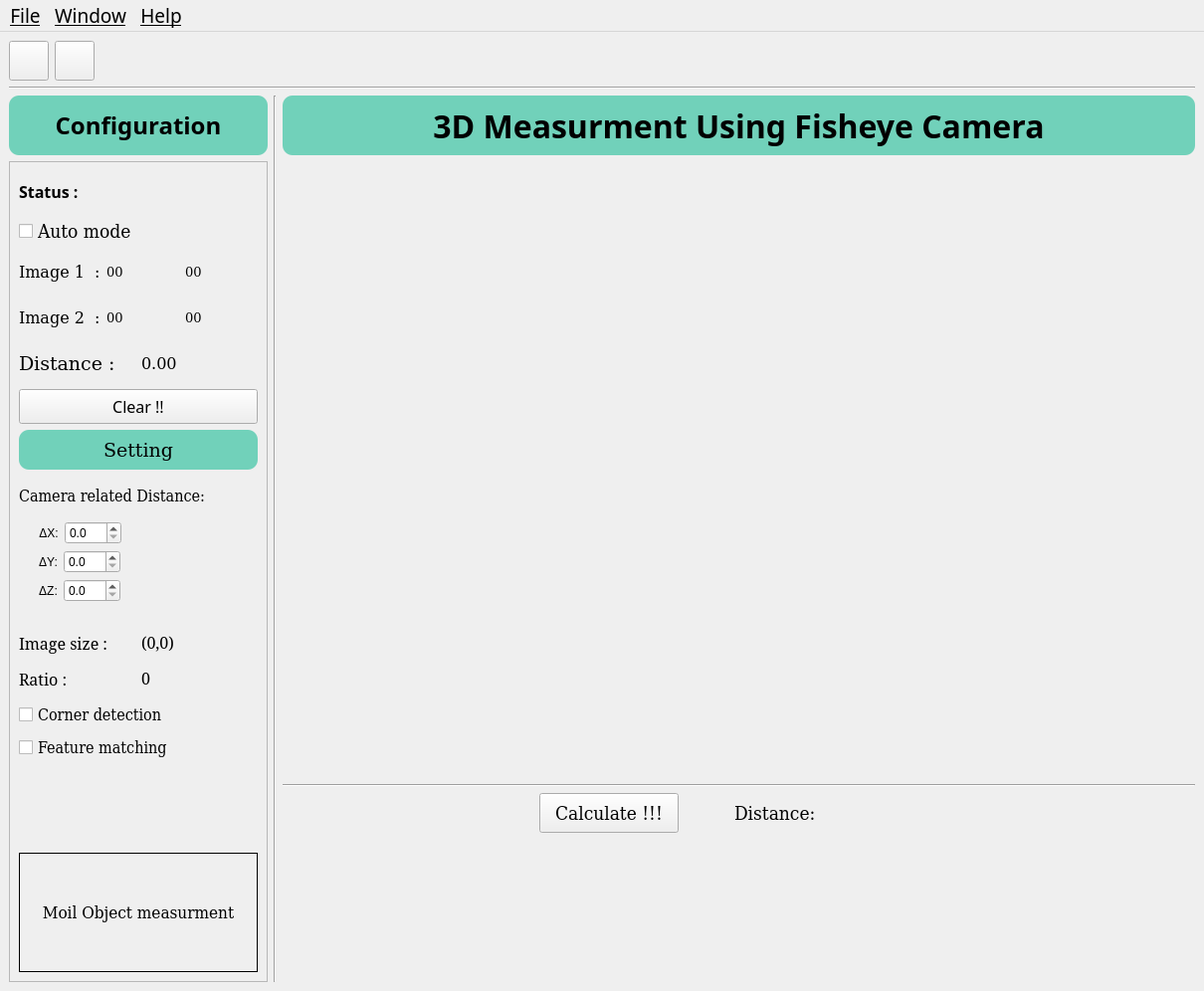
<?xml version="1.0" encoding="UTF-8"?>
<ui version="4.0">
 <class>MainWindow</class>
 <widget class="QMainWindow" name="MainWindow">
  <property name="geometry">
   <rect>
    <x>0</x>
    <y>0</y>
    <width>1210</width>
    <height>996</height>
   </rect>
  </property>
  <property name="windowTitle">
   <string>MainWindow</string>
  </property>
  <widget class="QWidget" name="centralwidget">
   <layout class="QVBoxLayout" name="verticalLayout">
    <item>
     <layout class="QHBoxLayout" name="horizontalLayout_60">
      <item>
       <widget class="QPushButton" name="OpenImage">
        <property name="minimumSize">
         <size>
          <width>0</width>
          <height>40</height>
         </size>
        </property>
        <property name="text">
         <string/>
        </property>
        <property name="icon">
         <iconset>
          <normaloff>../../../images/open_image.png</normaloff>../../../images/open_image.png</iconset>
        </property>
        <property name="iconSize">
         <size>
          <width>30</width>
          <height>30</height>
         </size>
        </property>
       </widget>
      </item>
      <item>
       <widget class="QPushButton" name="OpenParams">
        <property name="minimumSize">
         <size>
          <width>0</width>
          <height>40</height>
         </size>
        </property>
        <property name="text">
         <string/>
        </property>
        <property name="icon">
         <iconset>
          <normaloff>../../../images/params.png</normaloff>../../../images/params.png</iconset>
        </property>
        <property name="iconSize">
         <size>
          <width>30</width>
          <height>30</height>
         </size>
        </property>
       </widget>
      </item>
      <item>
       <spacer name="horizontalSpacer_36">
        <property name="orientation">
         <enum>Qt::Horizontal</enum>
        </property>
        <property name="sizeHint" stdset="0">
         <size>
          <width>40</width>
          <height>20</height>
         </size>
        </property>
       </spacer>
      </item>
     </layout>
    </item>
    <item>
     <widget class="Line" name="line">
      <property name="orientation">
       <enum>Qt::Horizontal</enum>
      </property>
     </widget>
    </item>
    <item>
     <layout class="QHBoxLayout" name="horizontalLayout_55">
      <item>
       <layout class="QVBoxLayout" name="verticalLayout_4">
        <item>
         <widget class="QLabel" name="label">
          <property name="sizePolicy">
           <sizepolicy hsizetype="Preferred" vsizetype="Fixed">
            <horstretch>0</horstretch>
            <verstretch>0</verstretch>
           </sizepolicy>
          </property>
          <property name="minimumSize">
           <size>
            <width>0</width>
            <height>60</height>
           </size>
          </property>
          <property name="maximumSize">
           <size>
            <width>260</width>
            <height>60</height>
           </size>
          </property>
          <property name="font">
           <font>
            <family>Sans Serif</family>
            <pointsize>18</pointsize>
            <weight>75</weight>
            <bold>true</bold>
           </font>
          </property>
          <property name="styleSheet">
           <string notr="true">background-color: #71D1BA;   
border-radius: 10px;</string>
          </property>
          <property name="frameShape">
           <enum>QFrame::Box</enum>
          </property>
          <property name="text">
           <string>Configuration</string>
          </property>
          <property name="alignment">
           <set>Qt::AlignCenter</set>
          </property>
         </widget>
        </item>
        <item>
         <widget class="QFrame" name="frame_3">
          <property name="maximumSize">
           <size>
            <width>260</width>
            <height>16777215</height>
           </size>
          </property>
          <property name="frameShape">
           <enum>QFrame::StyledPanel</enum>
          </property>
          <property name="frameShadow">
           <enum>QFrame::Plain</enum>
          </property>
          <layout class="QVBoxLayout" name="verticalLayout_8">
           <item>
            <layout class="QHBoxLayout" name="horizontalLayout_28">
             <item>
              <widget class="QLabel" name="label_56">
               <property name="sizePolicy">
                <sizepolicy hsizetype="Fixed" vsizetype="Fixed">
                 <horstretch>0</horstretch>
                 <verstretch>0</verstretch>
                </sizepolicy>
               </property>
               <property name="minimumSize">
                <size>
                 <width>60</width>
                 <height>40</height>
                </size>
               </property>
               <property name="font">
                <font>
                 <family>Sans Serif</family>
                 <pointsize>12</pointsize>
                 <weight>75</weight>
                 <bold>true</bold>
                </font>
               </property>
               <property name="text">
                <string>Status :</string>
               </property>
              </widget>
             </item>
             <item>
              <widget class="QLabel" name="label_status">
               <property name="font">
                <font>
                 <family>DejaVu Serif Condensed</family>
                 <pointsize>10</pointsize>
                </font>
               </property>
               <property name="text">
                <string/>
               </property>
              </widget>
             </item>
            </layout>
           </item>
           <item>
            <widget class="QCheckBox" name="checkBox">
             <property name="font">
              <font>
               <family>DejaVu Serif Condensed</family>
               <pointsize>14</pointsize>
              </font>
             </property>
             <property name="text">
              <string>Auto mode</string>
             </property>
            </widget>
           </item>
           <item>
            <layout class="QVBoxLayout" name="verticalLayout_17">
             <item>
              <layout class="QHBoxLayout" name="horizontalLayout_29">
               <item>
                <widget class="QLabel" name="label_57">
                 <property name="sizePolicy">
                  <sizepolicy hsizetype="Fixed" vsizetype="Fixed">
                   <horstretch>0</horstretch>
                   <verstretch>0</verstretch>
                  </sizepolicy>
                 </property>
                 <property name="minimumSize">
                  <size>
                   <width>80</width>
                   <height>40</height>
                  </size>
                 </property>
                 <property name="maximumSize">
                  <size>
                   <width>90</width>
                   <height>16777215</height>
                  </size>
                 </property>
                 <property name="font">
                  <font>
                   <family>DejaVu Serif</family>
                   <pointsize>12</pointsize>
                  </font>
                 </property>
                 <property name="text">
                  <string>Image 1  :</string>
                 </property>
                </widget>
               </item>
               <item>
                <widget class="QLabel" name="point_1_image_1">
                 <property name="sizePolicy">
                  <sizepolicy hsizetype="Preferred" vsizetype="Fixed">
                   <horstretch>0</horstretch>
                   <verstretch>0</verstretch>
                  </sizepolicy>
                 </property>
                 <property name="minimumSize">
                  <size>
                   <width>0</width>
                   <height>40</height>
                  </size>
                 </property>
                 <property name="font">
                  <font>
                   <family>DejaVu Serif</family>
                   <pointsize>10</pointsize>
                  </font>
                 </property>
                 <property name="text">
                  <string>00</string>
                 </property>
                </widget>
               </item>
               <item>
                <widget class="QLabel" name="point_2_image_1">
                 <property name="sizePolicy">
                  <sizepolicy hsizetype="Preferred" vsizetype="Fixed">
                   <horstretch>0</horstretch>
                   <verstretch>0</verstretch>
                  </sizepolicy>
                 </property>
                 <property name="minimumSize">
                  <size>
                   <width>0</width>
                   <height>40</height>
                  </size>
                 </property>
                 <property name="font">
                  <font>
                   <family>DejaVu Serif</family>
                   <pointsize>10</pointsize>
                  </font>
                 </property>
                 <property name="text">
                  <string>00</string>
                 </property>
                </widget>
               </item>
              </layout>
             </item>
             <item>
              <layout class="QHBoxLayout" name="horizontalLayout_30">
               <item>
                <widget class="QLabel" name="label_59">
                 <property name="sizePolicy">
                  <sizepolicy hsizetype="Fixed" vsizetype="Fixed">
                   <horstretch>0</horstretch>
                   <verstretch>0</verstretch>
                  </sizepolicy>
                 </property>
                 <property name="minimumSize">
                  <size>
                   <width>80</width>
                   <height>40</height>
                  </size>
                 </property>
                 <property name="maximumSize">
                  <size>
                   <width>90</width>
                   <height>16777215</height>
                  </size>
                 </property>
                 <property name="font">
                  <font>
                   <family>DejaVu Serif</family>
                   <pointsize>12</pointsize>
                  </font>
                 </property>
                 <property name="text">
                  <string>Image 2  :</string>
                 </property>
                </widget>
               </item>
               <item>
                <widget class="QLabel" name="point_1_image_2">
                 <property name="sizePolicy">
                  <sizepolicy hsizetype="Preferred" vsizetype="Fixed">
                   <horstretch>0</horstretch>
                   <verstretch>0</verstretch>
                  </sizepolicy>
                 </property>
                 <property name="minimumSize">
                  <size>
                   <width>0</width>
                   <height>40</height>
                  </size>
                 </property>
                 <property name="font">
                  <font>
                   <family>DejaVu Serif</family>
                   <pointsize>10</pointsize>
                  </font>
                 </property>
                 <property name="text">
                  <string>00</string>
                 </property>
                </widget>
               </item>
               <item>
                <widget class="QLabel" name="point_2_image_2">
                 <property name="sizePolicy">
                  <sizepolicy hsizetype="Preferred" vsizetype="Fixed">
                   <horstretch>0</horstretch>
                   <verstretch>0</verstretch>
                  </sizepolicy>
                 </property>
                 <property name="minimumSize">
                  <size>
                   <width>0</width>
                   <height>40</height>
                  </size>
                 </property>
                 <property name="font">
                  <font>
                   <family>DejaVu Serif</family>
                   <pointsize>10</pointsize>
                  </font>
                 </property>
                 <property name="text">
                  <string>00</string>
                 </property>
                </widget>
               </item>
              </layout>
             </item>
             <item>
              <layout class="QHBoxLayout" name="horizontalLayout_33">
               <item>
                <widget class="QLabel" name="label_61">
                 <property name="sizePolicy">
                  <sizepolicy hsizetype="Fixed" vsizetype="Fixed">
                   <horstretch>0</horstretch>
                   <verstretch>0</verstretch>
                  </sizepolicy>
                 </property>
                 <property name="minimumSize">
                  <size>
                   <width>100</width>
                   <height>40</height>
                  </size>
                 </property>
                 <property name="maximumSize">
                  <size>
                   <width>120</width>
                   <height>16777215</height>
                  </size>
                 </property>
                 <property name="font">
                  <font>
                   <family>DejaVu Serif</family>
                   <pointsize>14</pointsize>
                  </font>
                 </property>
                 <property name="text">
                  <string>Distance :</string>
                 </property>
                </widget>
               </item>
               <item>
                <widget class="QLabel" name="label_distanc_config">
                 <property name="sizePolicy">
                  <sizepolicy hsizetype="Preferred" vsizetype="Fixed">
                   <horstretch>0</horstretch>
                   <verstretch>0</verstretch>
                  </sizepolicy>
                 </property>
                 <property name="minimumSize">
                  <size>
                   <width>60</width>
                   <height>40</height>
                  </size>
                 </property>
                 <property name="font">
                  <font>
                   <family>DejaVu Serif</family>
                   <pointsize>12</pointsize>
                  </font>
                 </property>
                 <property name="text">
                  <string>0.00</string>
                 </property>
                </widget>
               </item>
              </layout>
             </item>
            </layout>
           </item>
           <item>
            <widget class="QPushButton" name="clear_button">
             <property name="minimumSize">
              <size>
               <width>0</width>
               <height>35</height>
              </size>
             </property>
             <property name="maximumSize">
              <size>
               <width>400</width>
               <height>16777215</height>
              </size>
             </property>
             <property name="font">
              <font>
               <family>Sans Serif</family>
               <pointsize>12</pointsize>
              </font>
             </property>
             <property name="text">
              <string>Clear !!</string>
             </property>
            </widget>
           </item>
           <item>
            <widget class="QLabel" name="label_63">
             <property name="sizePolicy">
              <sizepolicy hsizetype="Preferred" vsizetype="Fixed">
               <horstretch>0</horstretch>
               <verstretch>0</verstretch>
              </sizepolicy>
             </property>
             <property name="minimumSize">
              <size>
               <width>0</width>
               <height>40</height>
              </size>
             </property>
             <property name="maximumSize">
              <size>
               <width>400</width>
               <height>16777215</height>
              </size>
             </property>
             <property name="font">
              <font>
               <family>DejaVu Serif</family>
               <pointsize>14</pointsize>
              </font>
             </property>
             <property name="styleSheet">
              <string notr="true">background-color: #71D1BA;   
border-radius: 10px;</string>
             </property>
             <property name="frameShape">
              <enum>QFrame::Box</enum>
             </property>
             <property name="text">
              <string>Setting</string>
             </property>
             <property name="alignment">
              <set>Qt::AlignCenter</set>
             </property>
            </widget>
           </item>
           <item>
            <widget class="QLabel" name="label_64">
             <property name="minimumSize">
              <size>
               <width>0</width>
               <height>40</height>
              </size>
             </property>
             <property name="font">
              <font>
               <family>DejaVu Serif Condensed</family>
               <pointsize>12</pointsize>
              </font>
             </property>
             <property name="text">
              <string>Camera related Distance:</string>
             </property>
            </widget>
           </item>
           <item>
            <layout class="QHBoxLayout" name="horizontalLayout_34">
             <item>
              <spacer name="horizontalSpacer_9">
               <property name="orientation">
                <enum>Qt::Horizontal</enum>
               </property>
               <property name="sizeType">
                <enum>QSizePolicy::Fixed</enum>
               </property>
               <property name="sizeHint" stdset="0">
                <size>
                 <width>20</width>
                 <height>20</height>
                </size>
               </property>
              </spacer>
             </item>
             <item>
              <widget class="QLabel" name="label_65">
               <property name="maximumSize">
                <size>
                 <width>16777215</width>
                 <height>60</height>
                </size>
               </property>
               <property name="text">
                <string>ΔX:</string>
               </property>
               <property name="alignment">
                <set>Qt::AlignCenter</set>
               </property>
              </widget>
             </item>
             <item>
              <widget class="QDoubleSpinBox" name="delta_x">
               <property name="decimals">
                <number>1</number>
               </property>
               <property name="singleStep">
                <double>0.100000000000000</double>
               </property>
              </widget>
             </item>
             <item>
              <spacer name="horizontalSpacer_10">
               <property name="orientation">
                <enum>Qt::Horizontal</enum>
               </property>
               <property name="sizeHint" stdset="0">
                <size>
                 <width>40</width>
                 <height>20</height>
                </size>
               </property>
              </spacer>
             </item>
            </layout>
           </item>
           <item>
            <layout class="QHBoxLayout" name="horizontalLayout_35">
             <item>
              <spacer name="horizontalSpacer_17">
               <property name="orientation">
                <enum>Qt::Horizontal</enum>
               </property>
               <property name="sizeType">
                <enum>QSizePolicy::Fixed</enum>
               </property>
               <property name="sizeHint" stdset="0">
                <size>
                 <width>20</width>
                 <height>20</height>
                </size>
               </property>
              </spacer>
             </item>
             <item>
              <widget class="QLabel" name="label_66">
               <property name="maximumSize">
                <size>
                 <width>16777215</width>
                 <height>60</height>
                </size>
               </property>
               <property name="text">
                <string>ΔY:</string>
               </property>
               <property name="alignment">
                <set>Qt::AlignCenter</set>
               </property>
              </widget>
             </item>
             <item>
              <widget class="QDoubleSpinBox" name="delta_y">
               <property name="decimals">
                <number>1</number>
               </property>
               <property name="singleStep">
                <double>0.100000000000000</double>
               </property>
              </widget>
             </item>
             <item>
              <spacer name="horizontalSpacer_19">
               <property name="orientation">
                <enum>Qt::Horizontal</enum>
               </property>
               <property name="sizeHint" stdset="0">
                <size>
                 <width>40</width>
                 <height>20</height>
                </size>
               </property>
              </spacer>
             </item>
            </layout>
           </item>
           <item>
            <layout class="QHBoxLayout" name="horizontalLayout_36">
             <item>
              <spacer name="horizontalSpacer_18">
               <property name="orientation">
                <enum>Qt::Horizontal</enum>
               </property>
               <property name="sizeType">
                <enum>QSizePolicy::Fixed</enum>
               </property>
               <property name="sizeHint" stdset="0">
                <size>
                 <width>20</width>
                 <height>20</height>
                </size>
               </property>
              </spacer>
             </item>
             <item>
              <widget class="QLabel" name="label_67">
               <property name="maximumSize">
                <size>
                 <width>16777215</width>
                 <height>60</height>
                </size>
               </property>
               <property name="text">
                <string>ΔZ:</string>
               </property>
               <property name="alignment">
                <set>Qt::AlignCenter</set>
               </property>
              </widget>
             </item>
             <item>
              <widget class="QDoubleSpinBox" name="delta_z">
               <property name="decimals">
                <number>1</number>
               </property>
               <property name="singleStep">
                <double>0.100000000000000</double>
               </property>
              </widget>
             </item>
             <item>
              <spacer name="horizontalSpacer_20">
               <property name="orientation">
                <enum>Qt::Horizontal</enum>
               </property>
               <property name="sizeHint" stdset="0">
                <size>
                 <width>40</width>
                 <height>20</height>
                </size>
               </property>
              </spacer>
             </item>
            </layout>
           </item>
           <item>
            <spacer name="verticalSpacer_6">
             <property name="orientation">
              <enum>Qt::Vertical</enum>
             </property>
             <property name="sizeType">
              <enum>QSizePolicy::Fixed</enum>
             </property>
             <property name="sizeHint" stdset="0">
              <size>
               <width>20</width>
               <height>20</height>
              </size>
             </property>
            </spacer>
           </item>
           <item>
            <layout class="QHBoxLayout" name="horizontalLayout_37">
             <item>
              <widget class="QLabel" name="label_68">
               <property name="minimumSize">
                <size>
                 <width>0</width>
                 <height>30</height>
                </size>
               </property>
               <property name="maximumSize">
                <size>
                 <width>120</width>
                 <height>16777215</height>
                </size>
               </property>
               <property name="font">
                <font>
                 <family>Serif</family>
                 <pointsize>12</pointsize>
                </font>
               </property>
               <property name="text">
                <string>Image size : </string>
               </property>
              </widget>
             </item>
             <item>
              <widget class="QLabel" name="Image_size_3">
               <property name="sizePolicy">
                <sizepolicy hsizetype="Preferred" vsizetype="Fixed">
                 <horstretch>0</horstretch>
                 <verstretch>0</verstretch>
                </sizepolicy>
               </property>
               <property name="font">
                <font>
                 <family>Serif</family>
                 <pointsize>12</pointsize>
                </font>
               </property>
               <property name="text">
                <string>(0,0)</string>
               </property>
              </widget>
             </item>
            </layout>
           </item>
           <item>
            <layout class="QHBoxLayout" name="horizontalLayout_38">
             <item>
              <widget class="QLabel" name="label_69">
               <property name="minimumSize">
                <size>
                 <width>0</width>
                 <height>30</height>
                </size>
               </property>
               <property name="maximumSize">
                <size>
                 <width>120</width>
                 <height>16777215</height>
                </size>
               </property>
               <property name="font">
                <font>
                 <family>Serif</family>
                 <pointsize>12</pointsize>
                </font>
               </property>
               <property name="text">
                <string>Ratio :</string>
               </property>
              </widget>
             </item>
             <item>
              <widget class="QLabel" name="ratio_image_3">
               <property name="sizePolicy">
                <sizepolicy hsizetype="Preferred" vsizetype="Fixed">
                 <horstretch>0</horstretch>
                 <verstretch>0</verstretch>
                </sizepolicy>
               </property>
               <property name="font">
                <font>
                 <family>Serif</family>
                 <pointsize>12</pointsize>
                </font>
               </property>
               <property name="text">
                <string>0</string>
               </property>
              </widget>
             </item>
            </layout>
           </item>
           <item>
            <widget class="QCheckBox" name="checkBox_5">
             <property name="minimumSize">
              <size>
               <width>0</width>
               <height>30</height>
              </size>
             </property>
             <property name="font">
              <font>
               <family>DejaVu Serif Condensed</family>
               <pointsize>12</pointsize>
              </font>
             </property>
             <property name="text">
              <string>Corner detection</string>
             </property>
            </widget>
           </item>
           <item>
            <widget class="QCheckBox" name="checkBox_6">
             <property name="font">
              <font>
               <family>DejaVu Serif Condensed</family>
               <pointsize>12</pointsize>
              </font>
             </property>
             <property name="text">
              <string>Feature matching</string>
             </property>
            </widget>
           </item>
           <item>
            <spacer name="verticalSpacer_4">
             <property name="orientation">
              <enum>Qt::Vertical</enum>
             </property>
             <property name="sizeHint" stdset="0">
              <size>
               <width>20</width>
               <height>40</height>
              </size>
             </property>
            </spacer>
           </item>
           <item>
            <widget class="QLabel" name="label_3">
             <property name="minimumSize">
              <size>
               <width>0</width>
               <height>120</height>
              </size>
             </property>
             <property name="font">
              <font>
               <family>DejaVu Serif Condensed</family>
               <pointsize>13</pointsize>
              </font>
             </property>
             <property name="frameShape">
              <enum>QFrame::Box</enum>
             </property>
             <property name="text">
              <string>Moil Object measurment</string>
             </property>
             <property name="alignment">
              <set>Qt::AlignCenter</set>
             </property>
            </widget>
           </item>
          </layout>
         </widget>
        </item>
       </layout>
      </item>
      <item>
       <widget class="Line" name="line_3">
        <property name="orientation">
         <enum>Qt::Vertical</enum>
        </property>
       </widget>
      </item>
      <item>
       <layout class="QVBoxLayout" name="verticalLayout_2">
        <item>
         <widget class="QLabel" name="label_2">
          <property name="sizePolicy">
           <sizepolicy hsizetype="Preferred" vsizetype="Fixed">
            <horstretch>0</horstretch>
            <verstretch>0</verstretch>
           </sizepolicy>
          </property>
          <property name="minimumSize">
           <size>
            <width>0</width>
            <height>60</height>
           </size>
          </property>
          <property name="font">
           <font>
            <family>Sans Serif</family>
            <pointsize>24</pointsize>
            <weight>75</weight>
            <bold>true</bold>
           </font>
          </property>
          <property name="styleSheet">
           <string notr="true">background-color: #71D1BA;   
border-radius: 10px;</string>
          </property>
          <property name="frameShape">
           <enum>QFrame::NoFrame</enum>
          </property>
          <property name="text">
           <string>3D Measurment Using Fisheye Camera</string>
          </property>
          <property name="alignment">
           <set>Qt::AlignCenter</set>
          </property>
         </widget>
        </item>
        <item>
         <spacer name="verticalSpacer_3">
          <property name="orientation">
           <enum>Qt::Vertical</enum>
          </property>
          <property name="sizeType">
           <enum>QSizePolicy::Fixed</enum>
          </property>
          <property name="sizeHint" stdset="0">
           <size>
            <width>20</width>
            <height>20</height>
           </size>
          </property>
         </spacer>
        </item>
        <item>
         <layout class="QHBoxLayout" name="horizontalLayout_42">
          <item>
           <spacer name="horizontalSpacer_2">
            <property name="orientation">
             <enum>Qt::Horizontal</enum>
            </property>
            <property name="sizeHint" stdset="0">
             <size>
              <width>40</width>
              <height>20</height>
             </size>
            </property>
           </spacer>
          </item>
          <item>
           <layout class="QVBoxLayout" name="verticalLayout_18">
            <item>
             <widget class="QLabel" name="Label_image_L">
              <property name="minimumSize">
               <size>
                <width>400</width>
                <height>600</height>
               </size>
              </property>
              <property name="frameShape">
               <enum>QFrame::NoFrame</enum>
              </property>
              <property name="text">
               <string/>
              </property>
              <property name="alignment">
               <set>Qt::AlignCenter</set>
              </property>
             </widget>
            </item>
           </layout>
          </item>
          <item>
           <spacer name="horizontalSpacer_13">
            <property name="orientation">
             <enum>Qt::Horizontal</enum>
            </property>
            <property name="sizeType">
             <enum>QSizePolicy::Fixed</enum>
            </property>
            <property name="sizeHint" stdset="0">
             <size>
              <width>20</width>
              <height>20</height>
             </size>
            </property>
           </spacer>
          </item>
          <item>
           <layout class="QVBoxLayout" name="verticalLayout_19">
            <item>
             <widget class="QLabel" name="Label_Image_R">
              <property name="minimumSize">
               <size>
                <width>400</width>
                <height>0</height>
               </size>
              </property>
              <property name="frameShape">
               <enum>QFrame::NoFrame</enum>
              </property>
              <property name="text">
               <string/>
              </property>
              <property name="alignment">
               <set>Qt::AlignCenter</set>
              </property>
             </widget>
            </item>
           </layout>
          </item>
          <item>
           <spacer name="horizontalSpacer">
            <property name="orientation">
             <enum>Qt::Horizontal</enum>
            </property>
            <property name="sizeHint" stdset="0">
             <size>
              <width>40</width>
              <height>20</height>
             </size>
            </property>
           </spacer>
          </item>
         </layout>
        </item>
        <item>
         <widget class="Line" name="line_2">
          <property name="orientation">
           <enum>Qt::Horizontal</enum>
          </property>
         </widget>
        </item>
        <item>
         <layout class="QHBoxLayout" name="horizontalLayout_43">
          <item>
           <spacer name="horizontalSpacer_15">
            <property name="orientation">
             <enum>Qt::Horizontal</enum>
            </property>
            <property name="sizeHint" stdset="0">
             <size>
              <width>40</width>
              <height>20</height>
             </size>
            </property>
           </spacer>
          </item>
          <item>
           <widget class="QPushButton" name="pushButton">
            <property name="sizePolicy">
             <sizepolicy hsizetype="Fixed" vsizetype="Fixed">
              <horstretch>0</horstretch>
              <verstretch>0</verstretch>
             </sizepolicy>
            </property>
            <property name="minimumSize">
             <size>
              <width>140</width>
              <height>40</height>
             </size>
            </property>
            <property name="font">
             <font>
              <family>DejaVu Serif Condensed</family>
              <pointsize>14</pointsize>
             </font>
            </property>
            <property name="text">
             <string>Calculate !!!</string>
            </property>
           </widget>
          </item>
          <item>
           <spacer name="horizontalSpacer_5">
            <property name="orientation">
             <enum>Qt::Horizontal</enum>
            </property>
            <property name="sizeType">
             <enum>QSizePolicy::Fixed</enum>
            </property>
            <property name="sizeHint" stdset="0">
             <size>
              <width>50</width>
              <height>20</height>
             </size>
            </property>
           </spacer>
          </item>
          <item>
           <widget class="QLabel" name="label_78">
            <property name="sizePolicy">
             <sizepolicy hsizetype="Preferred" vsizetype="Fixed">
              <horstretch>0</horstretch>
              <verstretch>0</verstretch>
             </sizepolicy>
            </property>
            <property name="minimumSize">
             <size>
              <width>100</width>
              <height>40</height>
             </size>
            </property>
            <property name="font">
             <font>
              <family>DejaVu Serif Condensed</family>
              <pointsize>14</pointsize>
             </font>
            </property>
            <property name="text">
             <string>Distance:</string>
            </property>
           </widget>
          </item>
          <item>
           <widget class="QLabel" name="label_distance">
            <property name="sizePolicy">
             <sizepolicy hsizetype="Preferred" vsizetype="Fixed">
              <horstretch>0</horstretch>
              <verstretch>0</verstretch>
             </sizepolicy>
            </property>
            <property name="minimumSize">
             <size>
              <width>100</width>
              <height>40</height>
             </size>
            </property>
            <property name="text">
             <string/>
            </property>
           </widget>
          </item>
          <item>
           <spacer name="horizontalSpacer_16">
            <property name="orientation">
             <enum>Qt::Horizontal</enum>
            </property>
            <property name="sizeHint" stdset="0">
             <size>
              <width>40</width>
              <height>20</height>
             </size>
            </property>
           </spacer>
          </item>
         </layout>
        </item>
        <item>
         <spacer name="verticalSpacer_5">
          <property name="orientation">
           <enum>Qt::Vertical</enum>
          </property>
          <property name="sizeHint" stdset="0">
           <size>
            <width>20</width>
            <height>40</height>
           </size>
          </property>
         </spacer>
        </item>
       </layout>
      </item>
     </layout>
    </item>
   </layout>
  </widget>
  <widget class="QMenuBar" name="menubar">
   <property name="geometry">
    <rect>
     <x>0</x>
     <y>0</y>
     <width>1210</width>
     <height>28</height>
    </rect>
   </property>
   <property name="font">
    <font>
     <family>Sans Serif</family>
     <pointsize>14</pointsize>
     <underline>true</underline>
     <strikeout>false</strikeout>
    </font>
   </property>
   <widget class="QMenu" name="menuFile">
    <property name="title">
     <string>File</string>
    </property>
    <addaction name="actionOpen_image"/>
    <addaction name="actionCamera_Parameters"/>
    <addaction name="actionExit"/>
   </widget>
   <widget class="QMenu" name="menuWindow">
    <property name="title">
     <string>Window</string>
    </property>
    <addaction name="actionMaximize"/>
    <addaction name="actionMinimize"/>
   </widget>
   <widget class="QMenu" name="menuHelp">
    <property name="title">
     <string>Help</string>
    </property>
    <addaction name="actionHelp"/>
    <addaction name="actionAccesibility"/>
    <addaction name="actionAbout_Us"/>
    <addaction name="actionWhats_New"/>
   </widget>
   <addaction name="menuFile"/>
   <addaction name="menuWindow"/>
   <addaction name="menuHelp"/>
  </widget>
  <action name="actionOpen_image">
   <property name="icon">
    <iconset>
     <normaloff>../src/images/open_image.png</normaloff>../src/images/open_image.png</iconset>
   </property>
   <property name="text">
    <string>Open image</string>
   </property>
   <property name="font">
    <font>
     <family>Sans Serif</family>
     <pointsize>12</pointsize>
    </font>
   </property>
  </action>
  <action name="actionCamera_Parameters">
   <property name="icon">
    <iconset>
     <normaloff>../src/images/params.png</normaloff>../src/images/params.png</iconset>
   </property>
   <property name="text">
    <string>Camera Parameters</string>
   </property>
   <property name="font">
    <font>
     <family>Sans Serif</family>
     <pointsize>12</pointsize>
    </font>
   </property>
  </action>
  <action name="actionExit">
   <property name="text">
    <string>Exit</string>
   </property>
   <property name="font">
    <font>
     <family>Sans Serif</family>
     <pointsize>12</pointsize>
    </font>
   </property>
  </action>
  <action name="actionZoom_in">
   <property name="text">
    <string>Zoom in</string>
   </property>
  </action>
  <action name="actionMaximize">
   <property name="text">
    <string>Maximize</string>
   </property>
   <property name="font">
    <font>
     <family>Sans Serif</family>
     <pointsize>12</pointsize>
    </font>
   </property>
  </action>
  <action name="actionMinimize">
   <property name="text">
    <string>Minimize</string>
   </property>
   <property name="font">
    <font>
     <family>Sans Serif</family>
     <pointsize>12</pointsize>
    </font>
   </property>
  </action>
  <action name="actionHelp">
   <property name="text">
    <string>Help</string>
   </property>
   <property name="font">
    <font>
     <family>Sans Serif</family>
     <pointsize>12</pointsize>
    </font>
   </property>
  </action>
  <action name="actionAccesibility">
   <property name="text">
    <string>Accesibility</string>
   </property>
   <property name="font">
    <font>
     <family>Sans Serif</family>
     <pointsize>12</pointsize>
    </font>
   </property>
  </action>
  <action name="actionAbout_Us">
   <property name="text">
    <string>About Us</string>
   </property>
   <property name="font">
    <font>
     <family>Sans Serif</family>
     <pointsize>12</pointsize>
    </font>
   </property>
  </action>
  <action name="actionWhats_New">
   <property name="text">
    <string>Whats New</string>
   </property>
   <property name="font">
    <font>
     <family>Sans Serif</family>
     <pointsize>12</pointsize>
    </font>
   </property>
  </action>
  <action name="actionHide_Config">
   <property name="checkable">
    <bool>true</bool>
   </property>
   <property name="text">
    <string>Hide Config</string>
   </property>
  </action>
 </widget>
 <resources/>
 <connections/>
</ui>
